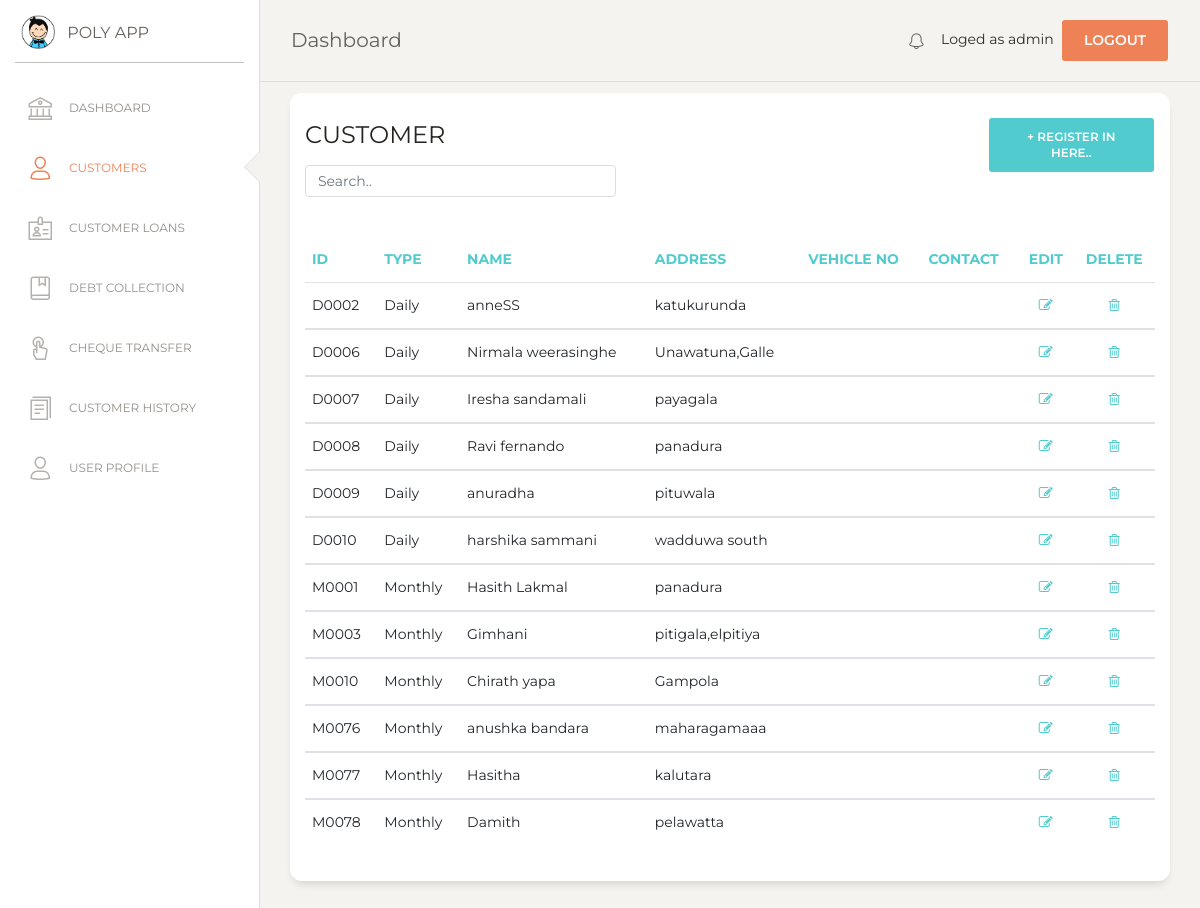
The page /customer.php (signed in) on the database as committed earlier.
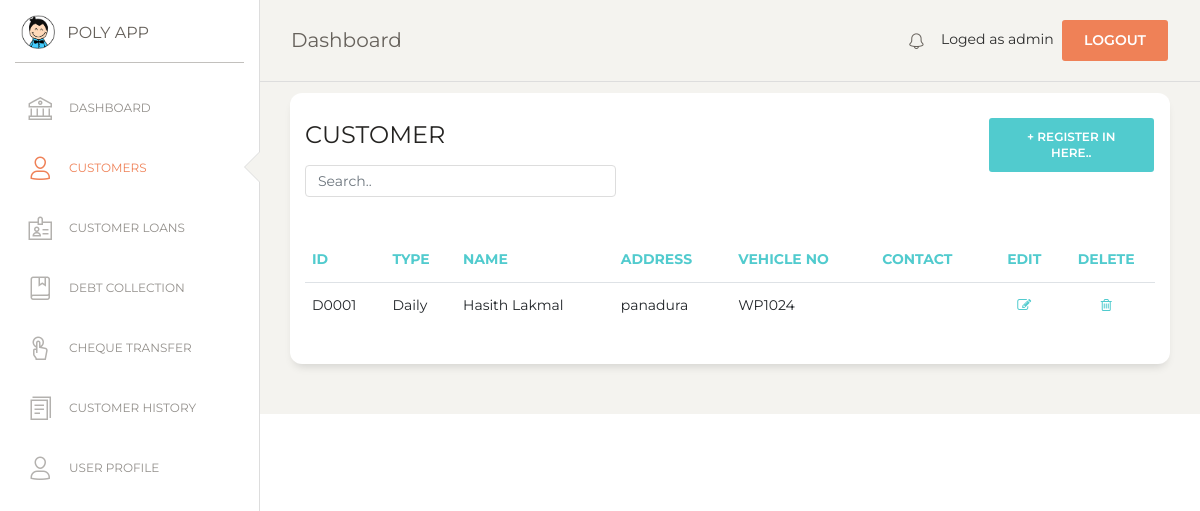
The same page on the database as committed later.
### tables this page shows
CREATE TABLE `customer` (
  `cust_id` varchar(10) NOT NULL,
  `type` varchar(20) NOT NULL,
  `name` varchar(100) NOT NULL,
  `address` varchar(150) NOT NULL,
  `vehicle_no` text NOT NULL
);

### customer.php (the view, shortened to what the changed rows need)
<?php
if (!isset($_SESSION['loged_user'])) {
    header('location: login.php');
}else {
$con = mysqli_connect(DB_HOSTNAME,DB_USERNAME,DB_PASSWORD);
mysqli_select_db($con,DB_NAME);
?>
<!DOCTYPE html>
<html lang="en">
<head>
  <link href="https://maxcdn.bootstrapcdn.com/font-awesome/latest/css/font-awesome.min.css" rel="stylesheet">
  <link href="assets/css/bootstrap.min.css" rel="stylesheet" />
  <link href="assets/css/paper-dashboard.css?v=2.0.1" rel="stylesheet" />
  <link href="assets/demo/demo.css" rel="stylesheet" />
</head>
<body class="">
  <div class="wrapper ">
    <div class="main-panel">
      <div class="content">
       <div class="row">
          <div class="col-md-12">
            <div class="card">
              <div class="card-body">
                <div class="table-responsive">
                  <table class="table" id="myTable">
                    <thead class="text-primary">
                      <th>                    ID</th>
                      <th>                    Type</th>
                      <th>                    Name</th>
                      <th>                    Address</th>
                      <th>                    Vehicle No</th>
                      <th>                    Contact</th>
                      <th class="text-center"> Edit 				</th>
                      <th class="text-center"> Delete 			</th>
                    </thead>
                    <tbody>
                      <?php
                      $sql=mysqli_query($con,"SELECT * FROM customer");
                      $numRows = mysqli_num_rows($sql);
                      if($numRows > 0) {
                        while($row = mysqli_fetch_assoc($sql)) {
                          ?>
                          <tr>
                            <td>                      <?php echo $row['cust_id'] ?>            </td>
                            <td>                      <?php echo $row['type'] ?>               </td>
                            <td>                      <?php echo $row['name']?>                </td>
                            <td>                      <?php echo $row['address']  ?>           </td>
                            <td>                      <?php echo $row['vehicle_no']  ?>        </td>
                            <td>                      <?php echo $row['contact']  ?>           </td>
                            <td class="text-center">
                             <a href="#" onclick="editView('<?php echo $row['cust_id']; ?>')" name="edit">
                              <i class="fa fa-pencil-square-o" aria-hidden="true"></i></a>
                            </td>
                            <td class="text-center">
                              <a href="#" onclick="confirmation('event','<?php echo $row['cust_id']; ?>')" name="delete">
                              <i class="fa fa-trash-o" aria-hidden="true"></i></a>
                            </td>
                          </tr>
                    </tbody>
                           <?php
                        }
                      }
                    ?>
                    </table>
                </div>
              </div>
            </div>
          </div>
        </div>
      </div>
      </div>
    </div>
</body>
</html>
<?php
}
?>

Rows that differ between the two databases and show on the page:
removed customer: cust_id "D0002", type "Daily", name "anneSS", address "katukurunda"
removed customer: cust_id "D0006", type "Daily", name "Nirmala weerasinghe", address "Unawatuna,Galle"
removed customer: cust_id "D0007", type "Daily", name "Iresha sandamali", address "payagala"
removed customer: cust_id "D0008", type "Daily", name "Ravi fernando", address "panadura"
removed customer: cust_id "D0009", type "Daily", name "anuradha", address "pituwala"
removed customer: cust_id "D0010", type "Daily", name "harshika sammani", address "wadduwa south"
removed customer: cust_id "M0001", type "Monthly", name "Hasith Lakmal", address "panadura"
removed customer: cust_id "M0003", type "Monthly", name "Gimhani", address "pitigala,elpitiya"
removed customer: cust_id "M0010", type "Monthly", name "Chirath yapa", address "Gampola"
removed customer: cust_id "M0076", type "Monthly", name "anushka bandara", address "maharagamaaa"
removed customer: cust_id "M0077", type "Monthly", name "Hasitha", address "kalutara"
removed customer: cust_id "M0078", type "Monthly", name "Damith", address "pelawatta"
added customer: cust_id "D0001", type "Daily", name "Hasith Lakmal", address "panadura", vehicle_no "WP1024"
